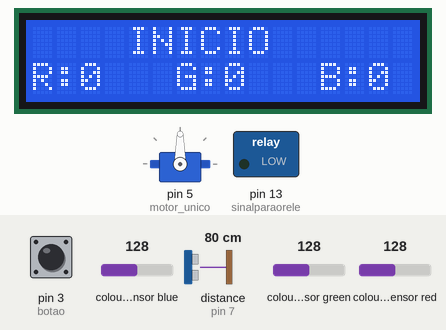
Bench run of a sketch on a simulated Arduino Uno, built with avr-gcc and run on an emulated ATmega328P. Parts: servo, 16×2 character LCD, switched loads named in the sketch (green lamp = pin HIGH). Wiring (inferred from the names in the program): TCS3200 colour sensor: output pin 10; S2 pin 12; S3 pin 11; S0 pin 8; S1 pin 9. The inputs (shaded band) are chosen by the test bench; at power-on: colour sensor blue 128, pin 3 (botao) LOW, distance to the obstacle (sensor on pin 7) 80 cm, colour sensor green 128, colour sensor red 128. The echo pulse lasts 58.3 µs per cm; pins used as bus, display or sensor lines are not drawn; what the sketch prints to the serial monitor is not drawn.

Above: at 1.2 s.
1.3 s: colour sensor blue set to 135
At 2.6 s:
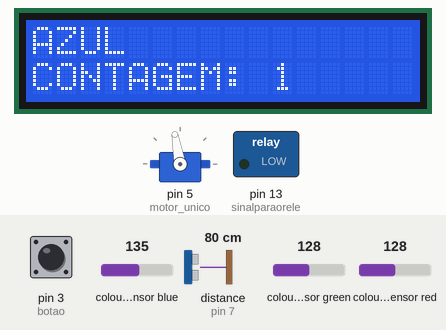
4.3 s: colour sensor blue set to 5
At 6.9 s:
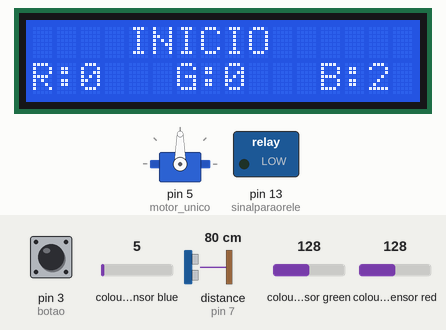
7.3 s: pin 3 (botao) pulled HIGH for 3.2 s
At 7.5 s:
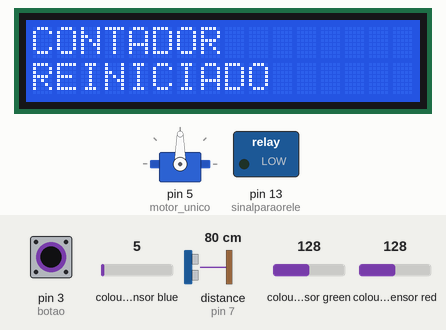
Timing chart, 0 to 10.3 s (numbered marks = the images above; inputs shaded):
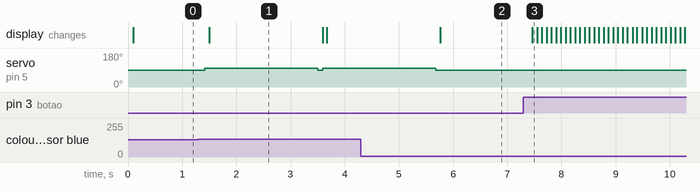

The sketch:

Esteira_seletora_por_cores.ino
```cpp
// PROGRAMAÇÃO EM TESTES

#include <Servo.h>             //Biblioteca do servo
#include <LiquidCrystal_I2C.h> //Biblioteca do display
#include <Wire.h>              //Outra parte da biblioteca do display
#include "Ultrasonic.h"        //Biblioteca do Ultrasonico

//BOTAO PARA ZERAR CONTAGEM
const int botao = 3;           //Porta do Botão
int est = 0;           //Estado do Botão

Servo motor_unico;             //Incluindo Servo na Programação

int sinalparaorele = 13;       //Porta do Relê

//PINOS DO ULTRASONICO
Ultrasonic ultrasonic(6,7);    //Criando objeto ultrasonic e definindo as portas digitais do Trigger ->6, Echo ->7
long microsec = 0;             //Calcula o tempo das ondas ultrassônicas
float distanciaCM = 0;         //Armazena a distância em centimetros

//Pinos de conexao do modulo TCS230
const int s0 = 8;
const int s1 = 9;
const int s2 = 12;
const int s3 = 11;
const int out = 10;


//Variaveis que armazenam o valor das cores
int red = 0;
int green = 0;
int blue = 0;

// definir o endereço de LCD de 0x27 para um display de 16 caracteres e 2 linhas
LiquidCrystal_I2C lcd(0x27,16,2);
int contadorver = 0;
int contadorazul = 0;
int contadorverd = 0;


void setup(){
  Serial.begin(9600);
  motor_unico.attach(5);   //PORTA DO SERVO
  pinMode(botao,INPUT);            //Declara que o "botão" é uma entrada de informação
  pinMode(sinalparaorele, OUTPUT); //Declara que o Rele é uma saida de informação
  pinMode(s0, OUTPUT);
  pinMode(s1, OUTPUT);
  pinMode(s2, OUTPUT);
  pinMode(s3, OUTPUT);
  pinMode(out, INPUT);

  digitalWrite(s0, HIGH);
  digitalWrite(s1, HIGH);
}

void loop() {

//////// MOSTRA NO SERIAL MONITOR O VALOR DAS INTENSIDADES DETECTADAS PELO SENSOR RGB ///////

  color(); //Chama a rotina que le as cores

  //Mostra no serial monitor os valores detectados
  Serial.print("Vermelho :");
  Serial.print(red, DEC);
  Serial.print(" Verde : ");
  Serial.print(green, DEC);
  Serial.print(" Azul : ");
  Serial.print(blue, DEC);

  Serial.println();


   ///////////////////// BOTÃO ////////////////
  est = digitalRead(botao);


  if (est == HIGH) {

  contadorver = 0;
  contadorazul = 0;
  contadorverd = 0;

  lcd.init();
  lcd.backlight();
  lcd.print("CONTADOR");
  lcd.setCursor (0,1);
  lcd.print("REINICIADO");
}

//////////////////// ULTRASSÔNICO //////////

  //Lendo o sensor
  microsec = ultrasonic.timing();

  //Convertendo a distância em CM
  distanciaCM = ultrasonic.convert(microsec, Ultrasonic::CM);

  Serial.print(distanciaCM);
  Serial.println(" cm");

//////////////// ACIONANDO O RELÊ /////////////

  digitalWrite(sinalparaorele, LOW); //Relê ligado

  if (distanciaCM <= 5) {
    digitalWrite(sinalparaorele, HIGH); //Desliga o Relê
  }

//////////////// POSIÇÃO DE INICIO /////////////
  motor_unico.write(90);
  Serial.println();
  lcd.init();
  lcd.backlight();
  lcd.print("    INICIO");

  lcd.setCursor (0,1);

  lcd.print("R:");
  lcd.print(contadorver);

  lcd.print("   G:");
  lcd.print(contadorverd);

  lcd.print("   B:");
  lcd.print(contadorazul);

/////////////////// VERMELHA //////////////////

  if (green>blue && blue>red && red<35){  //Verifica se a cor VERMELHA foi detectada
    Serial.println("Vermelho");
    motor_unico.write(0);
    digitalWrite(sinalparaorele, LOW); //Liga o Relê

    contadorver++;
    lcd.init();
    lcd.backlight();
    lcd.print("VERMELHO");
    lcd.setCursor (0,1);
    lcd.print("CONTAGEM: ");
    lcd.print(contadorver);
    delay (2000);
  }

////////////////// AZUL //////////////////////

  else if (blue < red && blue < green && blue > 5){   //Verifica se a cor AZUL foi detectada

    Serial.println("Azul");
    motor_unico.write(100);
    digitalWrite(sinalparaorele, LOW); //Liga o Relê

    contadorazul++;
    lcd.init();
    lcd.backlight();
    lcd.print("AZUL");
    lcd.setCursor (0,1);
    lcd.print("CONTAGEM: ");
    lcd.print(contadorazul);
    delay (2000);

  }

////////////// VERDE //////////////

  else if (red<30 && green<30 && blue<30 && blue>green && blue>red){  //Verifica se a cor VERDE foi detectada
    Serial.println("Verde");
    motor_unico.write(180);
    digitalWrite(sinalparaorele, LOW); //Liga o Relê
    contadorverd++;
    lcd.init();
    lcd.backlight();
    lcd.print("VERDE");
    lcd.setCursor (0,1);
    lcd.print("CONTAGEM: ");
    lcd.print(contadorverd);
    delay (2000);
  }

//////// COR NÃO IDENTIFICADA////////////

  else if (red>45 && red<50 && blue>65 && blue<75 && green>65 && green<75){
    Serial.println("XXX");
    motor_unico.write(90);
    lcd.init();
    lcd.backlight();
    lcd.print(" COR");
    lcd.setCursor (0,1);
    lcd.print("NAO IDENTIFICADA");
    delay (2000);  //Aguarda 2 segundos, apaga os leds e reinicia o processo
  }
  Serial.println();
}


void color()
{
  //Rotina que le o valor das cores
  digitalWrite(s2, LOW);
  digitalWrite(s3, LOW);
  //count OUT, pRed, RED
  red = pulseIn(out, digitalRead(out) == HIGH ? LOW : HIGH);
  digitalWrite(s3, HIGH);
  //count OUT, pBLUE, BLUE
  blue = pulseIn(out, digitalRead(out) == HIGH ? LOW : HIGH);
  digitalWrite(s2, HIGH);
  //count OUT, pGreen, GREEN
  green = pulseIn(out, digitalRead(out) == HIGH ? LOW : HIGH);
}
```

Measured:
- the behaviour switches between 131 and 132 on colour sensor blue (found by bisection; images 0 and 1)
- after the input at 1.3 s, servo on pin 5 (motor_unico): 90° → 100° after 0.12 s, → 90° 2.1 s later, → 100° 0.09 s later; the display: changes after 0.20 s (image 1)
- after the input at 4.3 s, servo on pin 5 (motor_unico): goes on until 5.7 s, then stays 90°
- after the input at 7.3 s, the display: changes after 0.16 s (image 3)
- what the display in image 1 shows lasts 2.1 s, from 1.5 s to 3.6 s
